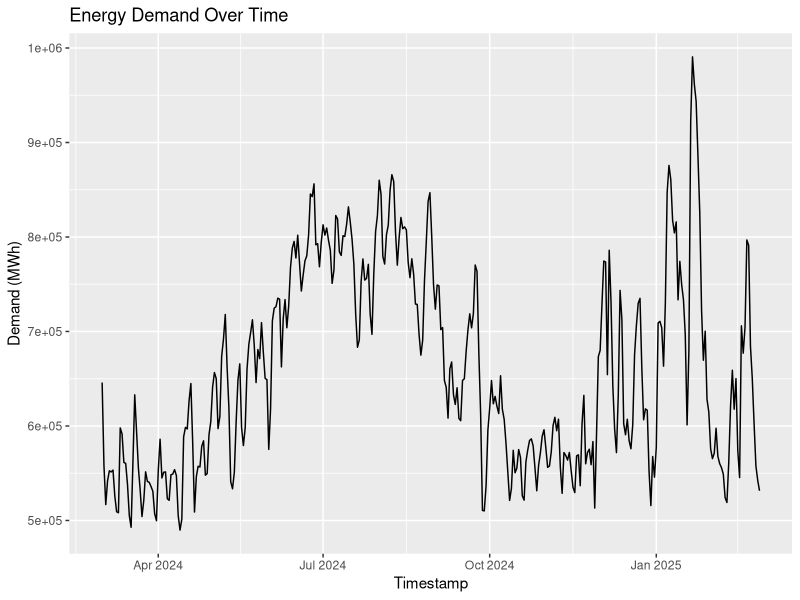
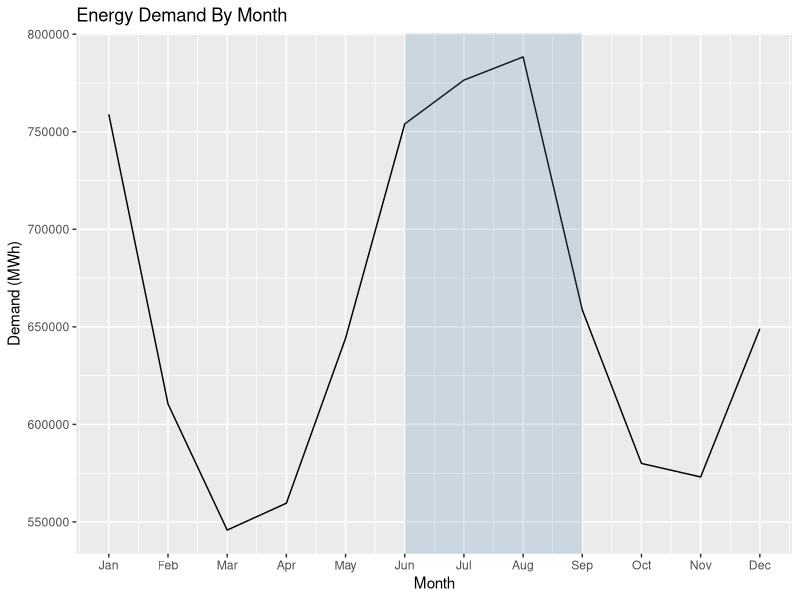

Recreate these plots in R, in order.
# Import libraries
library(tidyverse)
sessionInfo()

# Load in Energy dataset
energy <- read.csv("data/SOCO Energy Data 2425.csv")
head(energy)


### Data Transformation ###

# Only keep relevant fields
energy <- energy %>% 
  select(-BA_Code, -Demand_Forecast, -Total_Interchange, -Net_Generation)
head(energy)

summary(energy)

energy[is.na(energy$Timestamp), ]


# Remove 'Central Time' from Timestamp
energy <- energy %>% 
  mutate(Timestamp = str_replace(Timestamp, ", Central Time", ""))
head(energy)

energy

# Change Timestamp to correct data type
energy$Timestamp <- as.POSIXct(energy$Timestamp, format="%m/%d/%Y")

summary(energy)

# Create Year column and Month column
energy <- energy %>%
  mutate(Month = month(Timestamp))
energy$Month <- as.factor(energy$Month)

head(energy)


############################################


### EDA

# Cleaned dataset (no missing values)
summary(energy)

# Standard deviation
sd(energy$Demand)
# Maximum
energy[energy$Demand == max(energy$Demand), ]
# Minimum
energy[energy$Demand == min(energy$Demand), ]


# Plotting Demand over time
ggplot(energy, aes(x=Timestamp, y=Demand)) +
  geom_line() +
  labs(title = "Energy Demand Over Time",
       x = "Timestamp", y = "Demand (MWh)")



############################################


### Linear Model


lm_model <- lm(Demand ~ Month, data = energy)

# Summary of the model (to see main effects)
summary(lm_model)

# Create data frame to predict each month's demand
#future_years <- c(2025, 2026, 2027, 2028, 2029)
monthly_data <- expand.grid(Month = factor(1:12))
monthly_data

# Make predictions for the next 5 years
predictions <- predict(lm_model, newdata = monthly_data, se.fit = TRUE)

# Store prediction data in future_data
monthly_data$Pred_Demand<- predictions$fit
monthly_data$Pred_SE <- predictions$se.fit

# Visualize future predictions
monthly_data <- monthly_data %>% arrange(Month)
head(monthly_data)

ggplot(monthly_data, aes(x=as.numeric(Month), y=Pred_Demand)) +
  geom_line() +
  annotate("rect",
           xmin = 6, xmax = 9,
           ymin = -Inf, ymax = +Inf,
           fill = "steelblue", alpha = 0.2 ) +
  scale_x_continuous(breaks=1:12, labels=month.abb) +
  labs(title = "Energy Demand By Month",
       x = "Month", y = "Demand (MWh)")



